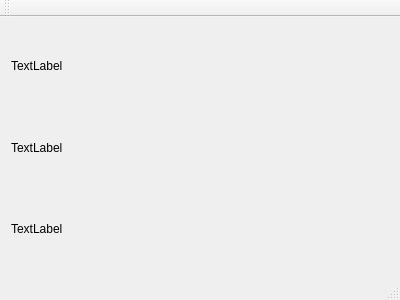
<?xml version="1.0" encoding="UTF-8"?>
<ui version="4.0">
 <class>MainWindow</class>
 <widget class="QMainWindow" name="MainWindow">
  <property name="geometry">
   <rect>
    <x>0</x>
    <y>0</y>
    <width>400</width>
    <height>300</height>
   </rect>
  </property>
  <property name="windowTitle">
   <string>MainWindow</string>
  </property>
  <widget class="QWidget" name="centralWidget">
   <layout class="QVBoxLayout" name="verticalLayout">
    <item>
     <widget class="QLabel" name="label_2">
      <property name="text">
       <string>TextLabel</string>
      </property>
     </widget>
    </item>
    <item>
     <widget class="QLabel" name="label_3">
      <property name="text">
       <string>TextLabel</string>
      </property>
     </widget>
    </item>
    <item>
     <widget class="QLabel" name="label">
      <property name="text">
       <string>TextLabel</string>
      </property>
     </widget>
    </item>
   </layout>
  </widget>
  <widget class="QMenuBar" name="menuBar">
   <property name="geometry">
    <rect>
     <x>0</x>
     <y>0</y>
     <width>400</width>
     <height>17</height>
    </rect>
   </property>
  </widget>
  <widget class="QToolBar" name="mainToolBar">
   <attribute name="toolBarArea">
    <enum>TopToolBarArea</enum>
   </attribute>
   <attribute name="toolBarBreak">
    <bool>false</bool>
   </attribute>
  </widget>
  <widget class="QStatusBar" name="statusBar"/>
 </widget>
 <layoutdefault spacing="6" margin="11"/>
 <resources/>
 <connections/>
</ui>
